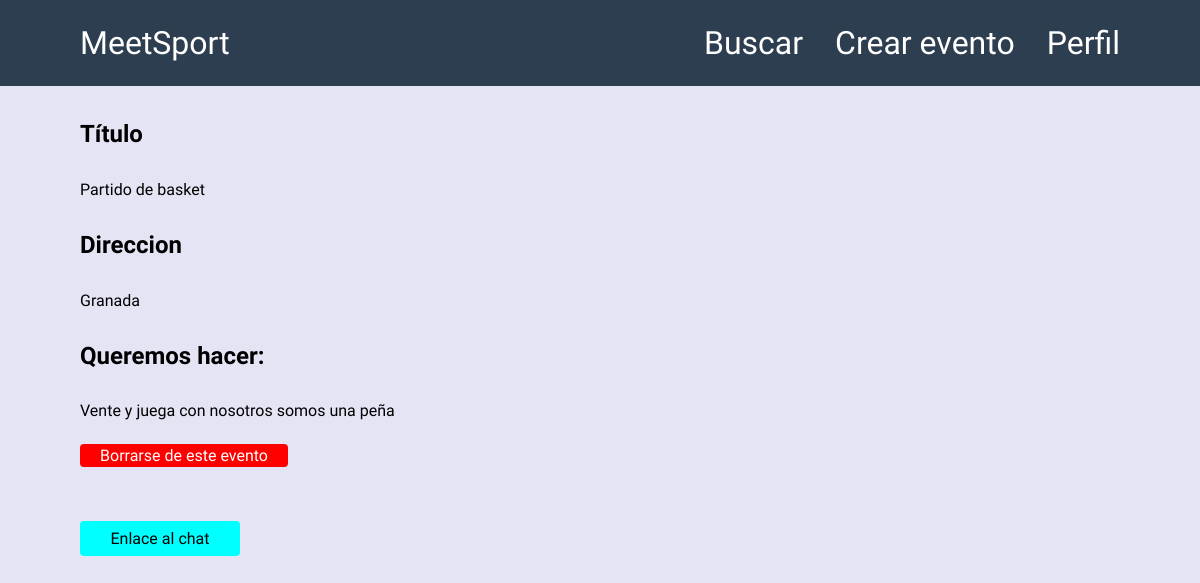
The page /assets/views/mostrar-evento.php?id=2 (signed in) on the database its author committed.
### tables this page shows
CREATE TABLE `evento` (
  `id` int(5) NOT NULL,
  `deporte` int(3) NOT NULL,
  `n_personas` int(2) NOT NULL,
  `fecha` varchar(30) NOT NULL,
  `titulo` varchar(40) NOT NULL,
  `id_usuario` int(11) NOT NULL,
  `direccion` varchar(50) NOT NULL,
  `descripcion` varchar(300) NOT NULL
);

### assets/views/mostrar-evento.php (the view, shortened to what this page needs)
<?php
    include_once "../conexion/conexion.php";
    if(isset($_GET['id'])){
        $id = $_GET['id'];
    }else{
        header('Location:../../index.php');
    }
?>
<!DOCTYPE html>
<html lang="en">
<head>
    <link rel="stylesheet" href="../styles/index.css" type="text/css">
    <link rel="stylesheet" href="../styles/cabecera.css" type="text/css">
    <link rel="stylesheet" href="../styles/mostrar-evento.css" type="text/css">
</head>
<?php
    include_once './cabecera.php';
    $sql = "SELECT * FROM evento WHERE id=$id";
    $res = $conn->query($sql);
    $evento = mysqli_fetch_assoc($res);
    $sql2 = "SELECT * FROM usuario_apuntado WHERE id_usuario=".$_SESSION['id'];
    $res2 = $conn->query($sql2);
    $total = mysqli_num_rows($res2);
    $apuntado = false;
    $sql3 = "SELECT id_evento FROM usuario_apuntado WHERE id_usuario=".$_SESSION['id']." AND id_evento=".$id;
    $res3 = $conn->query($sql3);
    if(mysqli_num_rows($res3) >= 1){
        $apuntado = true;
    }
?>
<body>
    <?php
    $titulo = $evento['titulo'];
    $direccion = $evento['direccion'];
    $descripcion = $evento['descripcion'];
    if($_SESSION['id'] != $evento['id_usuario']){
    ?>
        <div class='info-evento'>
            <h4>Título</h4>
            <?=$titulo?>
            <h4>Direccion</h4>
            <?=$direccion?>
            <h4>Queremos hacer: </h4>
            <?=$descripcion?>
            <br>
    <?php
        if($total < 3 && $apuntado == false){
    ?>
    <button id="apuntar">¡Apuntate a este evento!</button><br>  <br>
    <?php
        }else if($apuntado == true){
    ?>
    <button id="borrarUs" class="borrar">Borrarse de este evento</button><br><br>
    <a id='enlace-chat' href='./chat.php?id=<?=$id?>'>Enlace al chat</a>
    <?php
        }
        }
    ?>
    </div>
</body>
</html>

### assets/styles/index.css (style rules this page uses)
* { box-sizing: border-box; font-family: 'Lato', sans-serif; font-family: 'Tajawal', sans-serif; box-shadow: none; }
a { color: black; text-decoration:none; }
body { padding-top:5rem; background-color:rgb(228, 228, 245); }
.cerrarSesion,.borrarCuenta,#editarDes,#editar,.borrar,#apuntar { background-color: #ffcc00; border: none; color: white; padding: 1vh 1.5vw; text-align: center; text-decoration: none; display: inline-block; font-size: 16px; cursor:pointer; margin-left: 0; }
.borrar { background-color:red; padding: 0.1rem 0.5rem; width:13rem; }
.info-evento { display:flex; flex-direction:column; justify-content:space-between; }
.info-evento a { margin-top: 1rem; }
button { border-radius:4px; }

### assets/styles/mostrar-evento.css (style rules this page uses)
.info-evento { margin-left: 4.5rem; }
.info-evento h4 { font-size: 1.5rem; }
button { margin-top:1.5rem; }
#enlace-chat { padding: 0.5rem; background-color:aqua; width:10rem; text-align:center; border-radius:4px; }

### rows shown on the page
evento: titulo "Partido de basket", direccion "Granada", descripcion "Vente y juega con nosotros somos una peña"
